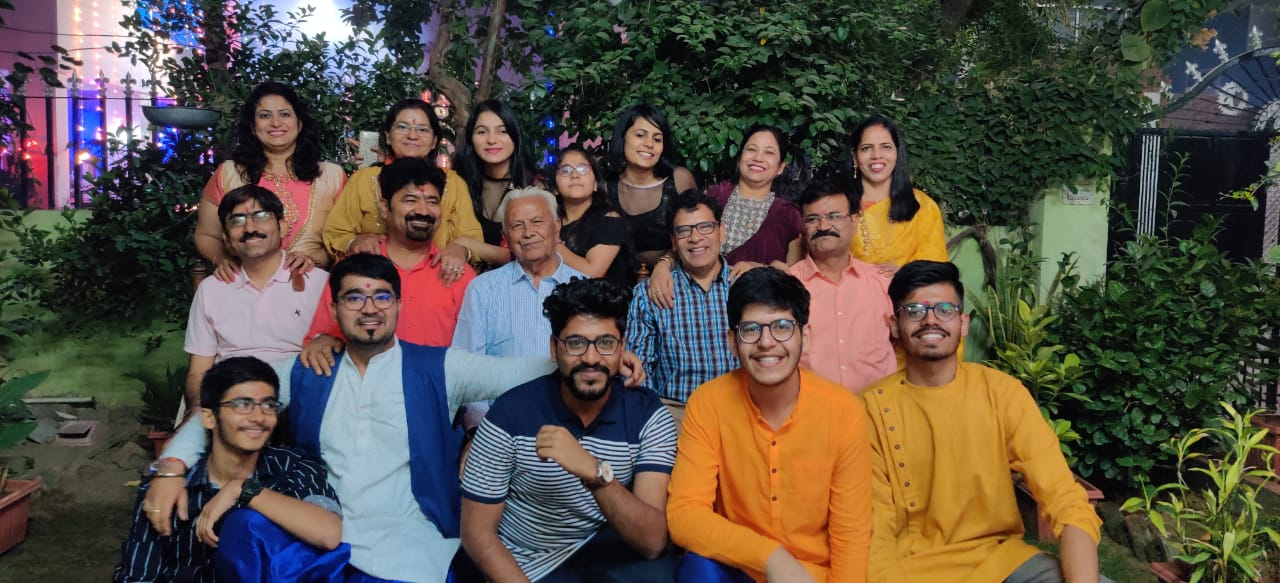
#> input picture test0.jpg, 1280 x 583 px
$ python FaceDetection_with_HaarsCascadeDefault.py
#> lines starting #> are read from the running program, lines starting #| are printed output that depends on the picture; after the words box and inside, x2 and y2 are one past the last pixel; in counts of white or black regions, pixels touching at a corner belong together
import cv2
from cv2 import imread
from cv2 import imshow
from cv2 import waitKey
from cv2 import destroyAllWindows
from cv2 import CascadeClassifier
from cv2 import rectangle

classifier = cv2.CascadeClassifier('haarcascade_frontalface_default.xml')


# load the photograph
pixels = imread('test0.jpg')
#> pixels is the input picture: shape (583, 1280, 3); mean B, G, R 68.2, 79.3, 87.9

# perform face detection using Harrs default face detection model
bboxes = classifier.detectMultiScale(pixels, 1.05, 8)
#> bboxes = 18 rows, first 6: [851, 127, 52, 52], [247, 93, 57, 57], [735, 131, 49, 49], [552, 152, 48, 48], [466, 111, 51, 51], [622, 117, 50, 50]

# print bounding box for each detected face
for box in bboxes:
	# extract
	x, y, width, height = box
	x2, y2 = x + width, y + height
	# draw a rectangle over the pixels
	rectangle(pixels, (x, y), (x2, y2), (0,0,255), 1)
#> this loop made 18 passes
#> (x, y, width, height, x2, y2) on passes 1 to 12: (851, 127, 52, 52, 903, 179), (247, 93, 57, 57, 304, 150), (735, 131, 49, 49, 784, 180), (552, 152, 48, 48, 600, 200), (466, 111, 51, 51, 517, 162), (622, 117, 50, 50, 672, 167), (502, 203, 54, 54, 556, 257), (217, 377, 68, 68, 285, 445), (386, 107, 52, 52, 438, 159), (796, 195, 58, 58, 854, 253), (667, 206, 58, 58, 725, 264), (615, 149, 62, 62, 677, 211)
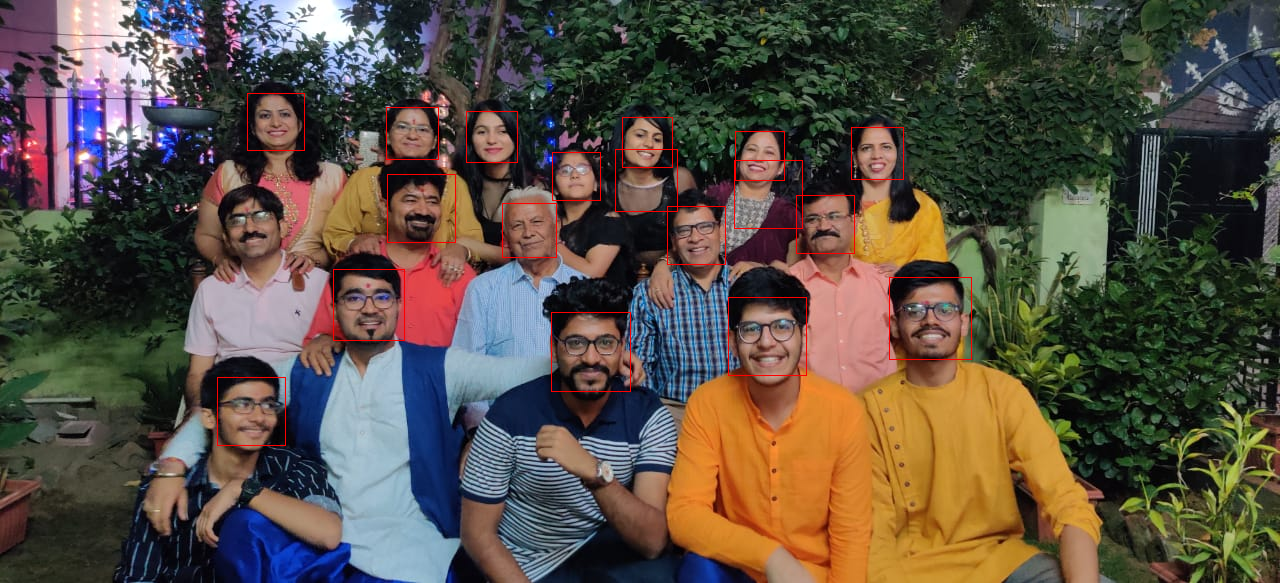
#> pixels: shape (583, 1280, 3); 0.59% of pixels changed, all inside (x1, y1, x2, y2) = (217, 93, 972, 446)

# show the image
imshow('face detection', pixels)

# keep the window open until we press a key
waitKey(0)
# close the window
destroyAllWindows()

$ run again, with test1.jpg copied over test0.jpg
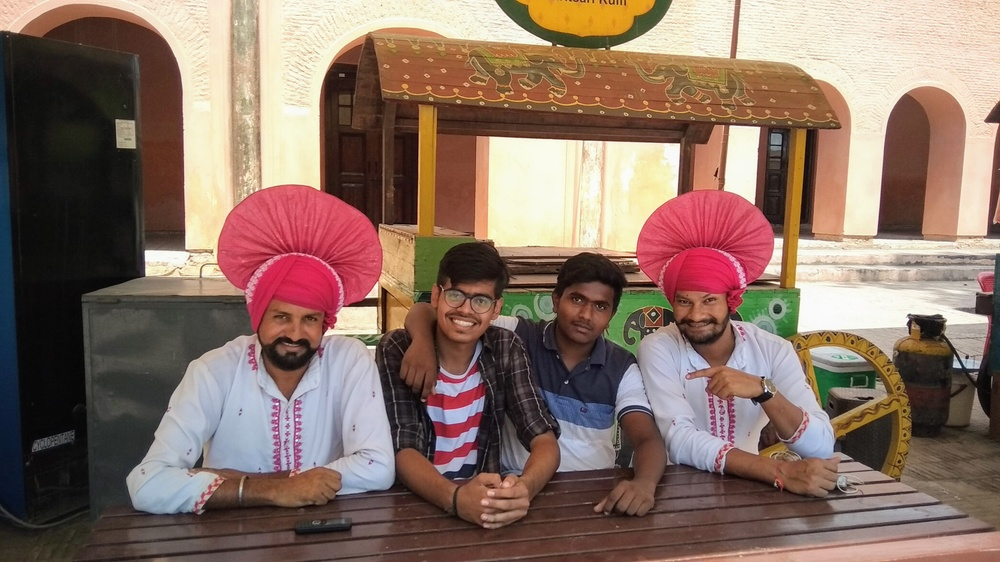
#> input picture test1.jpg, 1000 x 562 px, shrunk from 4160 x 2340 before the run
#> pixels is the input picture: shape (562, 1000, 3); mean B, G, R 101, 112.8, 137.2
#> bboxes = [[257, 290, 75, 75], [553, 276, 69, 69], [411, 373, 78, 78]]
#> the loop `for box in bboxes:` made 3 passes
#> (x, y, width, height, x2, y2) on passes 1 to 3: (257, 290, 75, 75, 332, 365), (553, 276, 69, 69, 622, 345), (411, 373, 78, 78, 489, 451)
#> after the loop `for box in bboxes:`:
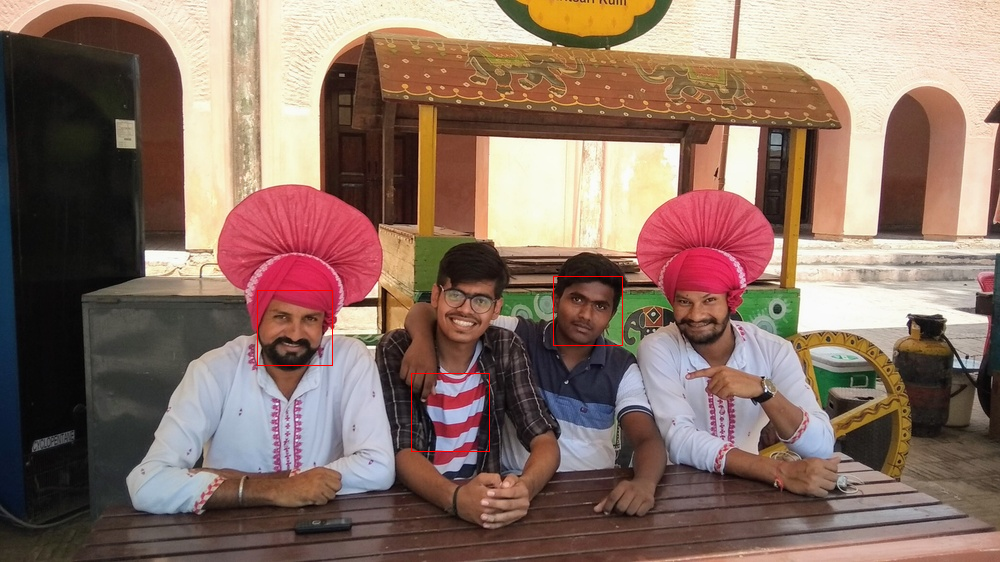
#> pixels: shape (562, 1000, 3); 0.16% of pixels changed, all inside (x1, y1, x2, y2) = (257, 276, 623, 452)

$ run again, with combine.jpeg copied over test0.jpg
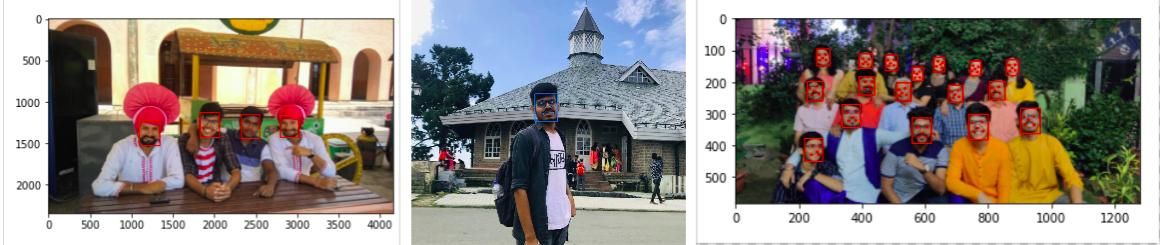
#> input picture combine.jpeg, 1160 x 245 px
#> pixels is the input picture: shape (245, 1160, 3); mean B, G, R 136.7, 140.9, 148.6
#> bboxes = [[964, 112, 28, 28], [909, 117, 26, 26], [136, 118, 27, 27], [802, 136, 26, 26], [741, 138, 31, 31], [859, 128, 65, 65]]
#> the loop `for box in bboxes:` made 6 passes
#> (x, y, width, height, x2, y2) on passes 1 to 6: (964, 112, 28, 28, 992, 140), (909, 117, 26, 26, 935, 143), (136, 118, 27, 27, 163, 145), (802, 136, 26, 26, 828, 162), (741, 138, 31, 31, 772, 169), (859, 128, 65, 65, 924, 193)
#> after the loop `for box in bboxes:`:
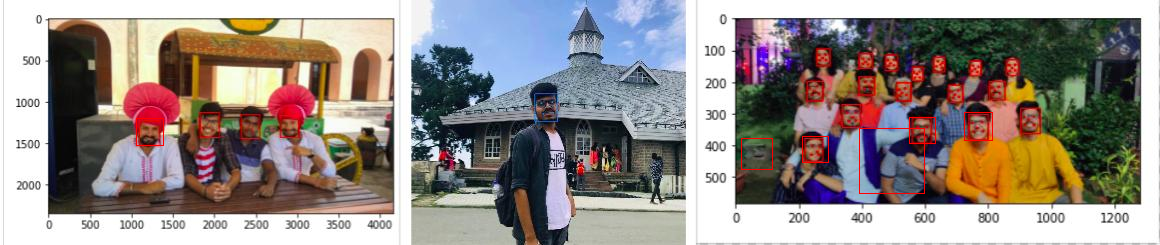
#> pixels: shape (245, 1160, 3); 0.29% of pixels changed, all inside (x1, y1, x2, y2) = (136, 112, 993, 194)

$ run again, with each individual face test1.png saved as test0.jpg
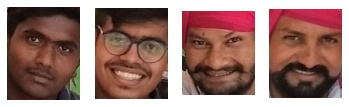
#> input picture each individual face test1.png, 349 x 107 px
#> pixels is the input picture: shape (107, 349, 3); mean B, G, R 117.2, 123.6, 158.2
#> bboxes = [[272, 12, 76, 76], [175, 12, 80, 80], [4, 12, 82, 82]]
#> the loop `for box in bboxes:` made 3 passes
#> (box, x, width, height, x2, y2) on passes 1 to 3: ([272, 12, 76, 76], 272, 76, 76, 348, 88), ([175, 12, 80, 80], 175, 80, 80, 255, 92), ([4, 12, 82, 82], 4, 82, 82, 86, 94)
#> after the loop `for box in bboxes:`:
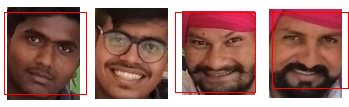
#> pixels: shape (107, 349, 3); 2.55% of pixels changed, all inside (x1, y1, x2, y2) = (4, 12, 349, 95)
